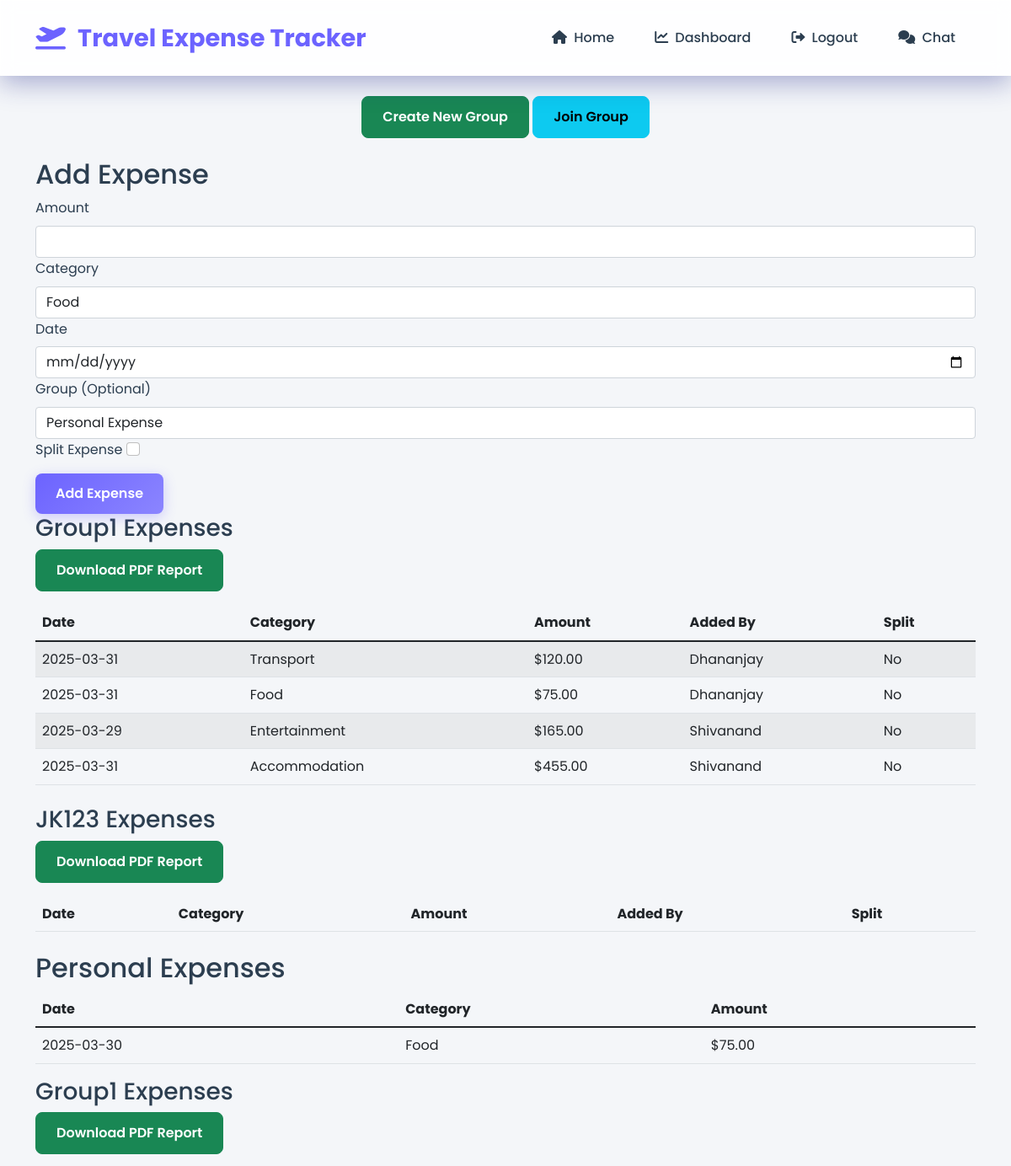
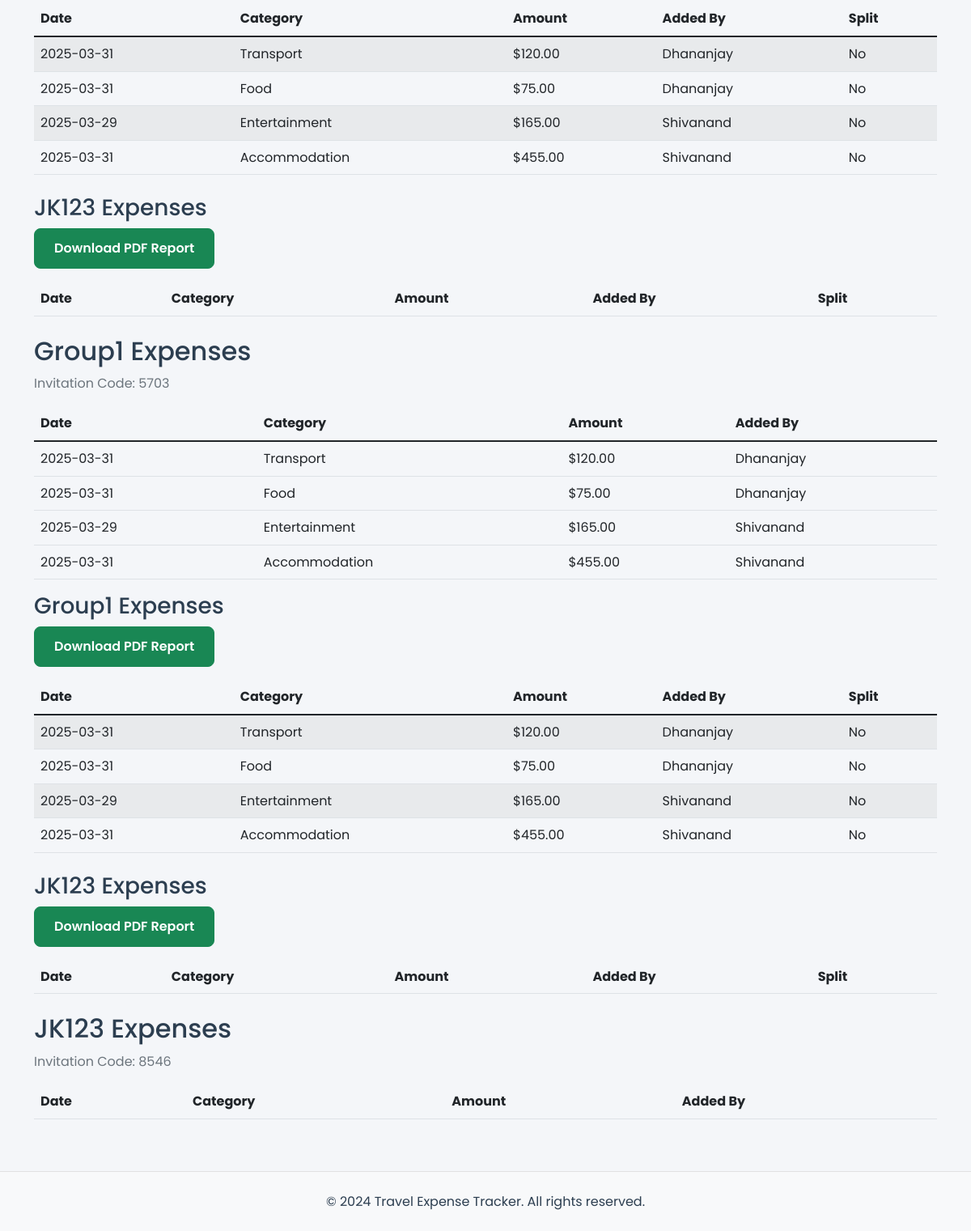
The page /dashboard (signed in) on the database its author committed (2 pictures, top to bottom).
### models.py (models this page shows, shortened)
class Group(db.Model):
    id = db.Column(db.Integer, primary_key=True)
    name = db.Column(db.String(100), nullable=False)
    invitation_code = db.Column(db.String(4), nullable=False, unique=True)
    created_at = db.Column(db.DateTime, default=datetime.utcnow)
    creator_id = db.Column(db.Integer, db.ForeignKey('user.id'), nullable=False)
    members = db.relationship('User', secondary='user_group', backref=db.backref('groups', lazy='dynamic'))
    expenses = db.relationship('Expense', backref='group', lazy=True)

class Expense(db.Model):
    id = db.Column(db.Integer, primary_key=True)
    user_id = db.Column(db.Integer, db.ForeignKey('user.id', ondelete='CASCADE'), nullable=False)
    group_id = db.Column(db.Integer, db.ForeignKey('group.id', ondelete='SET NULL'), nullable=True)
    amount = db.Column(db.Float, nullable=False)
    category = db.Column(db.String(100), nullable=False)
    description = db.Column(db.String(500))
    date = db.Column(db.DateTime, nullable=False, default=datetime.utcnow)
    is_split = db.Column(db.Boolean, default=False)
    status = db.Column(db.String(20), default='pending')
    splits = db.relationship('ExpenseSplit', backref='expense', lazy=True, cascade='all, delete-orphan')

class User(db.Model, UserMixin):
    id = db.Column(db.Integer, primary_key=True)
    username = db.Column(db.String(80), nullable=False, unique=True)
    email = db.Column(db.String(120), nullable=False, unique=True)
    password = db.Column(db.String(200), nullable=False)
    expenses = db.relationship('Expense', backref='user', lazy=True)
    created_groups = db.relationship('Group', backref='creator', lazy=True, foreign_keys=[Group.creator_id])

### app.py (the view, shortened to what this page needs)
@app.route('/dashboard', methods=['GET', 'POST'])
@login_required
def dashboard():
    form = ExpenseForm()
    groups = current_user.groups.all()
    personal_expenses = Expense.query.filter_by(user_id=current_user.id, group_id=None).all()
    group_expenses = {}
    for group in groups:
        group_expenses[group.id] = Expense.query.filter_by(group_id=group.id).all()
    return render_template('dashboard.html',
                           form=form,
                           personal_expenses=personal_expenses,
                           groups=groups,
                           group_expenses=group_expenses)

### templates/dashboard.html (shortened to what this page needs)
{% extends "base.html" %}
{% block content %}
<div class="dashboard-container">
    <div class="expense-form">
        <div class="mb-4 text-center">
            <a href="{{ url_for('create_group') }}" class="btn btn-success">Create New Group</a>
            <a href="{{ url_for('join_group') }}" class="btn btn-info">Join Group</a>
        </div>
        <h2>Add Expense</h2>
        <form method="POST" action="" id="expenseForm">
            <div class="form-group block-cube block-input">
                {{ form.amount.label(class="form-label") }}
                {{ form.amount(class="form-control") }}
            </div>
            <div class="form-group block-cube block-input">
                {{ form.category.label(class="form-label") }}
                {{ form.category(class="form-control") }}
            </div>
            <div class="form-group block-cube block-input">
                {{ form.date.label(class="form-label") }}
                {{ form.date(class="form-control") }}
            </div>
            <div class="form-group block-cube block-input">
                <label class="form-label">Group (Optional)</label>
                <select name="group_id" class="form-control" id="groupSelect">
                    <option value="">Personal Expense</option>
                </select>
            </div>
            <div class="form-group">
                {{ form.is_split.label }}
                {{ form.is_split(class="form-check-input ml-2", onchange="toggleSplitOptions()") }}
            </div>
            <div class="form-group mt-3">
                {{ form.submit(class="btn btn-primary") }}
            </div>
        </form>
    </div>
</div>
      <div class="expense-table">
        {% for group in groups %}
        <div class="group-expenses mb-4">
            <h3>{{ group.name }} Expenses</h3>
            <a href="{{ url_for('generate_report', group_id=group.id) }}" class="btn btn-success mb-3">
                Download PDF Report
            </a>
            <table class="table table-striped">
                <thead>
                    <tr>
                        <th>Date</th>
                        <th>Category</th>
                        <th>Amount</th>
                        <th>Added By</th>
                        <th>Split</th>
                    </tr>
                </thead>
                <tbody>
                    {% for expense in group_expenses[group.id] %}
                    <tr>
                        <td>{{ expense.date.strftime('%Y-%m-%d') }}</td>
                        <td>{{ expense.category }}</td>
                        <td>${{ "%.2f"|format(expense.amount) }}</td>
                        <td>{{ expense.user.username }}</td>
                        <td>
                            {% if expense.is_split %}
                            <button type="button" class="btn btn-info btn-sm" data-toggle="modal" data-target="#splitDetails{{ expense.id }}">
                                View Split
                            </button>
                            <div class="modal fade" id="splitDetails{{ expense.id }}" tabindex="-1" role="dialog">
                                <div class="modal-dialog" role="document">
                                    <div class="modal-content">
                                        <div class="modal-header">
                                            <h5 class="modal-title">Split Details</h5>
                                            <button type="button" class="close" data-dismiss="modal">
                                                <span>&times;</span>
                                            </button>
                                        </div>
                                        <div class="modal-body">
                                            <table class="table">
                                                <thead>
                                                    <tr>
                                                        <th>User</th>
                                                        <th>Amount Owed</th>
                                                        <th>Amount Paid</th>
                                                        <th>Balance</th>
                                                    </tr>
                                                </thead>
                                                <tbody>
                                                    {% for split in expense.splits %}
                                                    <tr>
                                                        <td>{{ split.user.username }}</td>
                                                        <td>${{ "%.2f"|format(split.amount_owed) }}</td>
                                                        <td>${{ "%.2f"|format(split.amount_paid) }}</td>
                                                        <td>${{ "%.2f"|format(split.balance) }}</td>
                                                    </tr>
                                                    {% endfor %}
                                                </tbody>
                                            </table>
                                        </div>
                                    </div>
                                </div>
                            </div>
                            {% else %}
                            No
                            {% endif %}
                        </td>
                    </tr>
                    {% endfor %}
                </tbody>
            </table>
        </div>
        {% endfor %}
        <h2>Personal Expenses</h2>
        <div class="table-responsive">
            <table class="table table-hover">
                <thead>
                    <tr>
                        <th>Date</th>
                        <th>Category</th>
                        <th>Amount</th>
                    </tr>
                </thead>
                <tbody>
                    {% for expense in personal_expenses %}
                    <tr>
                        <td>{{ expense.date.strftime('%Y-%m-%d') }}</td>
                        <td>{{ expense.category }}</td>
                        <td>${{ "%.2f"|format(expense.amount) }}</td>
                    </tr>
                    {% endfor %}
                </tbody>
            </table>
        </div>
    </div>
    {% for group in groups %}
      <div class="expense-table">
        {% for group in groups %}
        <div class="group-expenses mb-4">
            <h3>{{ group.name }} Expenses</h3>
            <a href="{{ url_for('generate_report', group_id=group.id) }}" class="btn btn-success mb-3">
                Download PDF Report
            </a>
            <table class="table table-striped">
                <thead>
                    <tr>
                        <th>Date</th>
                        <th>Category</th>
                        <th>Amount</th>
                        <th>Added By</th>
                        <th>Split</th>
                    </tr>
                </thead>
                <tbody>
                    {% for expense in group_expenses[group.id] %}
                    <tr>
                        <td>{{ expense.date.strftime('%Y-%m-%d') }}</td>
                        <td>{{ expense.category }}</td>
                        <td>${{ "%.2f"|format(expense.amount) }}</td>
                        <td>{{ expense.user.username }}</td>
                        <td>
                            {% if expense.is_split %}
                            <button type="button" class="btn btn-info btn-sm" data-toggle="modal" data-target="#splitDetails{{ expense.id }}">
                                View Split
                            </button>
                            <div class="modal fade" id="splitDetails{{ expense.id }}" tabindex="-1" role="dialog">
                                <div class="modal-dialog" role="document">
                                    <div class="modal-content">
                                        <div class="modal-header">
                                            <h5 class="modal-title">Split Details</h5>
                                            <button type="button" class="close" data-dismiss="modal">
                                                <span>&times;</span>
                                            </button>
                                        </div>
                                        <div class="modal-body">
                                            <table class="table">
                                                <thead>
                                                    <tr>
                                                        <th>User</th>
                                                        <th>Amount Owed</th>
                                                        <th>Amount Paid</th>
                                                        <th>Balance</th>
                                                    </tr>
                                                </thead>
                                                <tbody>
                                                    {% for split in expense.splits %}
                                                    <tr>
                                                        <td>{{ split.user.username }}</td>
                                                        <td>${{ "%.2f"|format(split.amount_owed) }}</td>
                                                        <td>${{ "%.2f"|format(split.amount_paid) }}</td>
                                                        <td>${{ "%.2f"|format(split.balance) }}</td>
                                                    </tr>
                                                    {% endfor %}
                                                </tbody>
                                            </table>
                                        </div>
                                    </div>
                                </div>
                            </div>
                            {% else %}
                            No
                            {% endif %}
                        </td>
                    </tr>
                    {% endfor %}
                </tbody>
            </table>
        </div>
        {% endfor %}
        <h2>{{ group.name }} Expenses</h2>
        <p class="text-muted mb-3">Invitation Code: {{ group.invitation_code }}</p>
        <div class="table-responsive">
            <table class="table table-hover">
                <thead>
                    <tr>
                        <th>Date</th>
                        <th>Category</th>
                        <th>Amount</th>
                        <th>Added By</th>
                    </tr>
                </thead>
                <tbody>
                    {% for expense in group_expenses[group.id] %}
                    <tr>
                        <td>{{ expense.date.strftime('%Y-%m-%d') }}</td>
                        <td>{{ expense.category }}</td>
                        <td>${{ "%.2f"|format(expense.amount) }}</td>
                        <td>{{ expense.user.username }}</td>
                    </tr>
                    {% endfor %}
                </tbody>
            </table>
        </div>
    </div>
    {% endfor %}
</div>
{% endblock content %}

### templates/base.html (shortened to what this page needs)
<!DOCTYPE html>
<html lang="en">
<head>
    <link href="https://cdn.jsdelivr.net/npm/bootstrap@5.1.3/dist/css/bootstrap.min.css" rel="stylesheet">
    <link rel="stylesheet" href="{{ url_for('static', filename='css/style.css') }}">
    <link rel="stylesheet" href="{{ url_for('static', filename='css/chat.css') }}">
    <link rel="stylesheet" href="https://cdnjs.cloudflare.com/ajax/libs/font-awesome/6.0.0/css/all.min.css">
</head>
<body>
    <nav class="navbar navbar-expand-lg">
        <div class="container">
            <a class="navbar-brand" href="{{ url_for('home') }}">
                <i class="fas fa-plane-departure me-2"></i>
                Travel Expense Tracker
            </a>
            <div class="collapse navbar-collapse justify-content-end" id="navbarNav">
                <div class="navbar-nav align-items-center">
                    <a class="nav-link" href="{{ url_for('home') }}">
                        <i class="fas fa-home me-1"></i> Home
                    </a>
                    {% if current_user.is_authenticated %}
                    <a class="nav-link" href="{{ url_for('dashboard') }}">
                        <i class="fas fa-chart-line me-1"></i> Dashboard
                    </a>
                    <a class="nav-link" href="{{ url_for('logout') }}">
                        <i class="fas fa-sign-out-alt me-1"></i> Logout
                    </a>
                    {% endif %}
                    <a class="nav-link" href="#" id="chat-toggle">
                        <i class="fas fa-comments me-1"></i> Chat
                    </a>
                </div>
            </div>
        </div>
    </nav>
    <div class="container mt-4">
        <div class="content-wrapper">
            {% block content %}{% endblock %}
        </div>
    <footer class="footer mt-5 py-4 bg-light">
        <div class="container text-center">
            <p class="mb-0">&copy; 2024 Travel Expense Tracker. All rights reserved.</p>
        </div>
    </footer>
</body>
</html>

### rows shown on the page
Group: name "Group1", invitation_code "5703"
Expense: date "2025-03-31", category "Transport", amount "120.00", user.username "Dhananjay", is_split "No"
Expense: date "2025-03-31", category "Food", amount "75.00", user.username "Dhananjay", is_split "No"
Expense: date "2025-03-29", category "Entertainment", amount "165.00", user.username "Shivanand", is_split "No"
Expense: date "2025-03-31", category "Accommodation", amount "455.00", user.username "Shivanand", is_split "No"
Group: name "JK123", invitation_code "8546"
Expense: date "2025-03-30", category "Food", amount "75.00"
